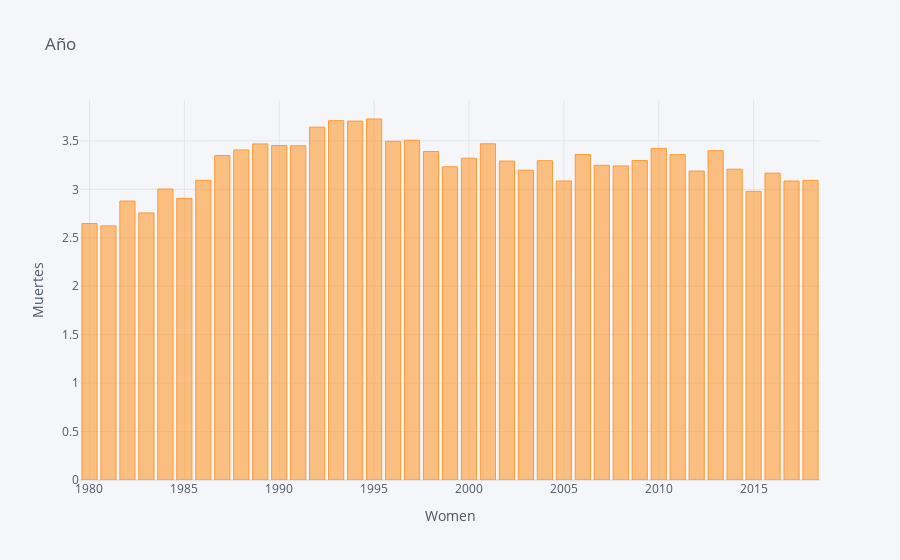

Here is the notebook cell this chart was saved with:
### Code cell
final_deaths_cancer_women.iplot(kind='bar',
                  x='Periodo',
                  xTitle='Women',
                  yTitle='Muertes',
                  title='Año')

### Figure 1 — Plotly figure (JSON) as saved in the notebook; plotly's stock layout.template omitted (floating-point values rounded to 4 significant figures)
{"data": [{"marker": {"color": "rgba(255, 153, 51, 0.6)", "line": {"color": "rgba(255, 153, 51, 1.0)", "width": 1}}, "name": "Percentage", "orientation": "v", "text": "", "type": "bar", "x": [1980, 1981, 1982, 1983, 1984, 1985, 1986, 1987, 1988, 1989, 1990, 1991, 1992, 1993, 1994, 1995, 1996, 1997, 1998, 1999, 2000, 2001, 2002, 2003, 2004, 2005, 2006, 2007, 2008, 2009, 2010, 2011, 2012, 2013, 2014, 2015, 2016, 2017, 2018], "y": [2.647, 2.623, 2.879, 2.757, 3.003, 2.907, 3.093, 3.349, 3.407, 3.468, 3.452, 3.449, 3.642, 3.708, 3.704, 3.726, 3.496, 3.507, 3.39, 3.232, 3.321, 3.47, 3.292, 3.197, 3.295, 3.086, 3.359, 3.248, 3.241, 3.298, 3.423, 3.357, 3.188, 3.398, 3.208, 2.98, 3.167, 3.086, 3.093]}], "layout": {"legend": {"bgcolor": "#F5F6F9", "font": {"color": "#4D5663"}}, "paper_bgcolor": "#F5F6F9", "plot_bgcolor": "#F5F6F9", "title": {"font": {"color": "#4D5663"}, "text": "Año"}, "xaxis": {"gridcolor": "#E1E5ED", "showgrid": true, "tickfont": {"color": "#4D5663"}, "title": {"font": {"color": "#4D5663"}, "text": "Women"}, "zerolinecolor": "#E1E5ED"}, "yaxis": {"gridcolor": "#E1E5ED", "showgrid": true, "tickfont": {"color": "#4D5663"}, "title": {"font": {"color": "#4D5663"}, "text": "Muertes"}, "zerolinecolor": "#E1E5ED"}}}
